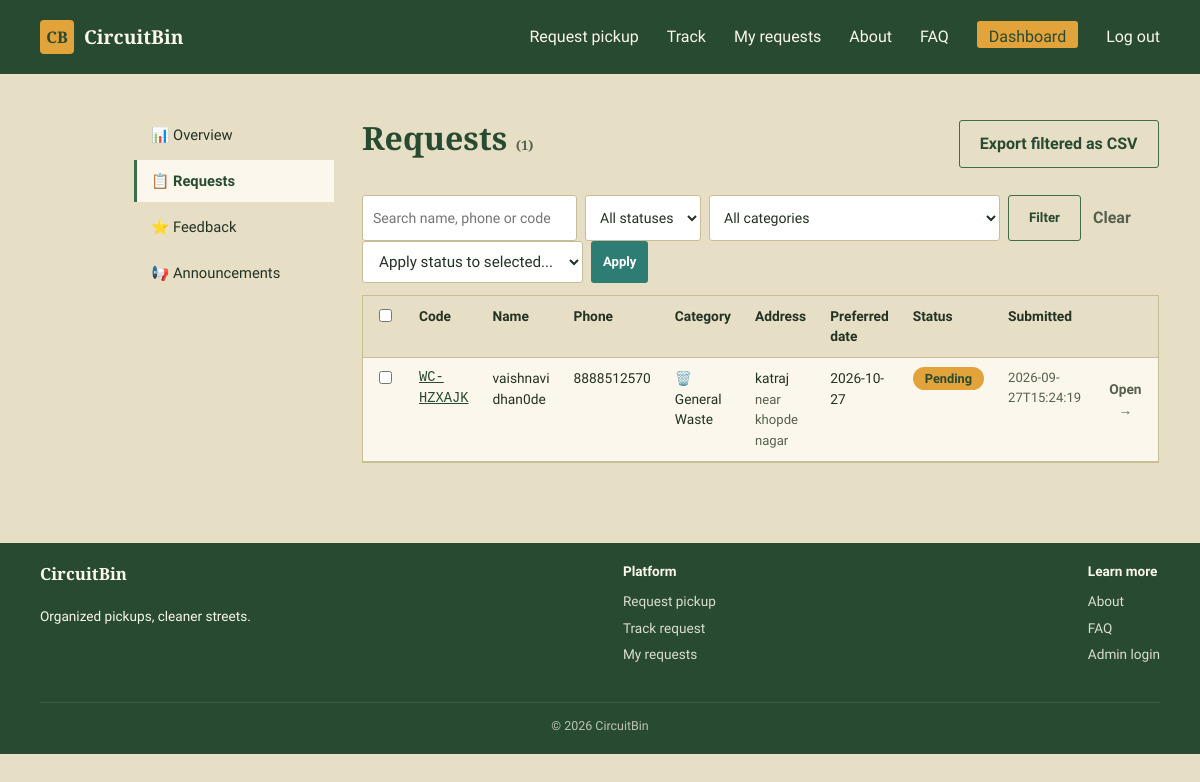
Screenshot of /admin/requests (signed in) with the database file from the repository.
### tables this page shows
CREATE TABLE requests (
            id INTEGER PRIMARY KEY AUTOINCREMENT,
            tracking_code TEXT UNIQUE NOT NULL,
            name TEXT NOT NULL,
            phone TEXT NOT NULL,
            category TEXT NOT NULL,
            address TEXT NOT NULL,
            landmark TEXT,
            preferred_date TEXT NOT NULL,
            notes TEXT,
            status TEXT NOT NULL DEFAULT 'Pending',
            created_at TEXT NOT NULL,
            updated_at TEXT NOT NULL
        );

### app.py (the view)
@app.route("/admin/requests")
@admin_required
def admin_requests():
    db = get_db()
    where, params, status_filter, category_filter, search = _build_requests_query()
    total = db.execute(f"SELECT COUNT(*) c FROM requests {where}", params).fetchone()["c"]
    page = max(1, int(request.args.get("page", 1) or 1))
    total_pages = max(1, math.ceil(total / PAGE_SIZE))
    page = min(page, total_pages)
    offset = (page - 1) * PAGE_SIZE
    rows = db.execute(
        f"SELECT * FROM requests {where} ORDER BY created_at DESC LIMIT ? OFFSET ?",
        params + [PAGE_SIZE, offset],
    ).fetchall()
    return render_template(
        "admin/requests.html",
        requests=rows,
        status_filter=status_filter,
        category_filter=category_filter,
        search=search,
        statuses=STATUS_FLOW,
        active_tab="requests",
        page=page,
        total_pages=total_pages,
        total=total,
    )

### app.py (called while the page is built)
def get_db():
    if "db" not in g:
        os.makedirs(os.path.dirname(DB_PATH), exist_ok=True)
        g.db = sqlite3.connect(DB_PATH)
        g.db.row_factory = sqlite3.Row
        g.db.execute("PRAGMA foreign_keys = ON")
    return g.db

def admin_required(view):
    @wraps(view)
    def wrapped(*args, **kwargs):
        if not session.get("is_admin"):
            return redirect(url_for("admin_login", next=request.path))
        return view(*args, **kwargs)
    return wrapped

@app.context_processor
def inject_globals():
    db = get_db()
    active_announcements = db.execute(
        "SELECT * FROM announcements WHERE active = 1 ORDER BY created_at DESC"
    ).fetchall()
    return {
        "categories": CATEGORIES,
        "current_year": datetime.now().year,
        "active_announcements": active_announcements,
    }

def _build_requests_query():
    status_filter = request.args.get("status", "")
    category_filter = request.args.get("category", "")
    search = request.args.get("q", "").strip()
    where = "WHERE 1=1"
    params = []
    if status_filter:
        where += " AND status = ?"
        params.append(status_filter)
    if category_filter:
        where += " AND category = ?"
        params.append(category_filter)
    if search:
        where += " AND (name LIKE ? OR tracking_code LIKE ? OR phone LIKE ?)"
        like = f"%{search}%"
        params.extend([like, like, like])
    return where, params, status_filter, category_filter, search

### templates/admin/requests.html (shortened to what this page needs)
{% extends "admin/layout.html" %}
{% block admin_content %}
<div class="admin-header">
  <h1>Requests <span class="muted">({{ total }})</span></h1>
  <a href="{{ url_for('admin_export_csv', status=status_filter, category=category_filter, q=search) }}" class="btn-secondary">Export filtered as CSV</a>
</div>
<form method="get" class="filter-bar">
  <input type="text" name="q" placeholder="Search name, phone or code" value="{{ search }}">
  <select name="status">
    <option value="">All statuses</option>
  </select>
  <select name="category">
    <option value="">All categories</option>
  </select>
  <button type="submit" class="btn-secondary">Filter</button>
  <a href="{{ url_for('admin_requests') }}" class="btn-link">Clear</a>
</form>
<form method="post" action="{{ url_for('admin_bulk_update') }}" id="bulk-form">
  <div class="bulk-bar">
    <select name="bulk_status">
      <option value="" disabled selected>Apply status to selected...</option>
    </select>
    <button type="submit" class="btn-tiny">Apply</button>
  </div>
  <div class="table-wrap">
    <table class="requests-table">
      <thead>
        <tr>
          <th><input type="checkbox" onclick="document.querySelectorAll('.row-check').forEach(c=>c.checked=this.checked)"></th>
          <th>Code</th><th>Name</th><th>Phone</th><th>Category</th><th>Address</th>
          <th>Preferred date</th><th>Status</th><th>Submitted</th><th></th>
        </tr>
      </thead>
      <tbody>
        {% for r in requests %}
        <tr>
          <td><input type="checkbox" class="row-check" name="selected" value="{{ r.id }}"></td>
          <td class="mono"><a href="{{ url_for('admin_request_detail', req_id=r.id) }}">{{ r.tracking_code }}</a></td>
          <td>{{ r.name }}</td>
          <td>{{ r.phone }}</td>
          <td>{{ categories[r.category].icon }} {{ categories[r.category].label }}</td>
          <td>{{ r.address }}{% if r.landmark %}<br><span class="muted">near {{ r.landmark }}</span>{% endif %}</td>
          <td>{{ r.preferred_date }}</td>
          <td><span class="status-pill status-pill-{{ r.status|lower }}">{{ r.status }}</span></td>
          <td class="muted">{{ r.created_at }}</td>
          <td><a href="{{ url_for('admin_request_detail', req_id=r.id) }}" class="btn-link">Open →</a></td>
        </tr>
        {% else %}
        <tr><td colspan="10" class="empty-state">No requests match these filters.</td></tr>
        {% endfor %}
      </tbody>
    </table>
  </div>
</form>
{% endblock %}

### static/style.css (style rules this page uses)
:root { --paper: #E7DFC5; --surface: #FBF7EC; --ink: #223223; --ink-soft: #55604F; --forest: #3C6E47; --forest-dark: #274A30; --marigold: #E2A33B; --teal: #2E7D74; --border: #C9BD98; --danger: #B3462C; }
* { box-sizing: border-box; }
body { margin: 0; background: var(--paper); color: var(--ink); font-family: 'Work Sans', sans-serif; line-height: 1.5; }
h1, h2, h3 { font-family: 'Zilla Slab', serif; color: var(--forest-dark); margin: 0 0 0.4em; }
a { color: var(--forest-dark); }
input, select, textarea { font-family: 'Work Sans', sans-serif; font-size: 0.95rem; padding: 10px 12px; border: 1px solid var(--border); border-radius: 3px; background: #fff; color: var(--ink); }
.btn-primary, .btn-secondary, .btn-tiny, .btn-link { font-family: 'Work Sans', sans-serif; font-weight: 600; border: none; cursor: pointer; text-decoration: none; display: inline-block; text-align: center; }
.btn-secondary { background: transparent; color: var(--forest-dark); border: 1px solid var(--forest); padding: 11px 20px; border-radius: 3px; }
.btn-tiny { background: var(--teal); color: #fff; padding: 6px 12px; border-radius: 3px; font-size: 0.82rem; }
.btn-link { color: var(--ink-soft); align-self: center; padding: 11px 4px; }
.status-pill { padding: 4px 12px; border-radius: 20px; font-size: 0.8rem; font-weight: 700; color: #fff; background: var(--ink-soft); }
.status-pill-pending { background: var(--marigold); color: var(--forest-dark); }
.filter-bar { display: flex; gap: 8px; flex-wrap: wrap; }
.filter-bar input, .filter-bar select { padding: 8px 10px; font-size: 0.88rem; }
.table-wrap { overflow-x: auto; background: var(--surface); border: 1px solid var(--border); }
.requests-table { width: 100%; border-collapse: collapse; font-size: 0.86rem; }
.requests-table th, .requests-table td { padding: 10px 12px; border-bottom: 1px solid var(--border); text-align: left; vertical-align: top; }
.requests-table th { background: var(--paper); font-weight: 600; }
.mono { font-family: monospace; }
.muted { color: var(--ink-soft); font-size: 0.82rem; }
.admin-header { display: flex; justify-content: space-between; align-items: center; margin-bottom: 20px; flex-wrap: wrap; gap: 10px; }
.bulk-bar { display: flex; gap: 8px; margin-bottom: 12px; }

### rows the page displays
requests: tracking_code "WC-HZXAJK", name "vaishnavi dhan0de", phone "8888512570", category "🗑️", category "General Waste", address "katraj", landmark "khopde nagar", preferred_date "2026-10-27", status "Pending", created_at "2026-09-27T15:24:19"

### other values shown
{{ total }} "1"
